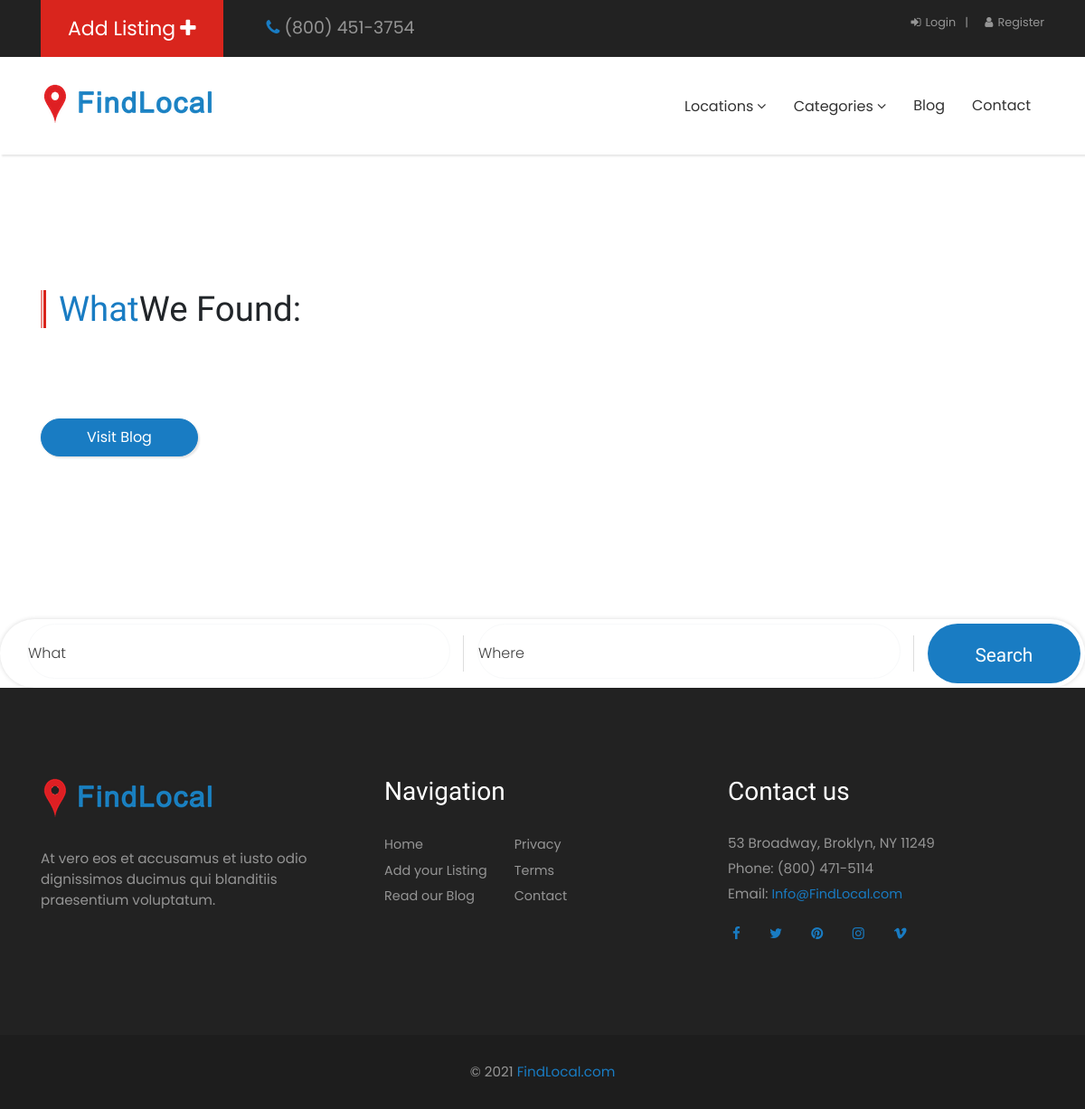
/search/, run on an earlier commit of the app's database.
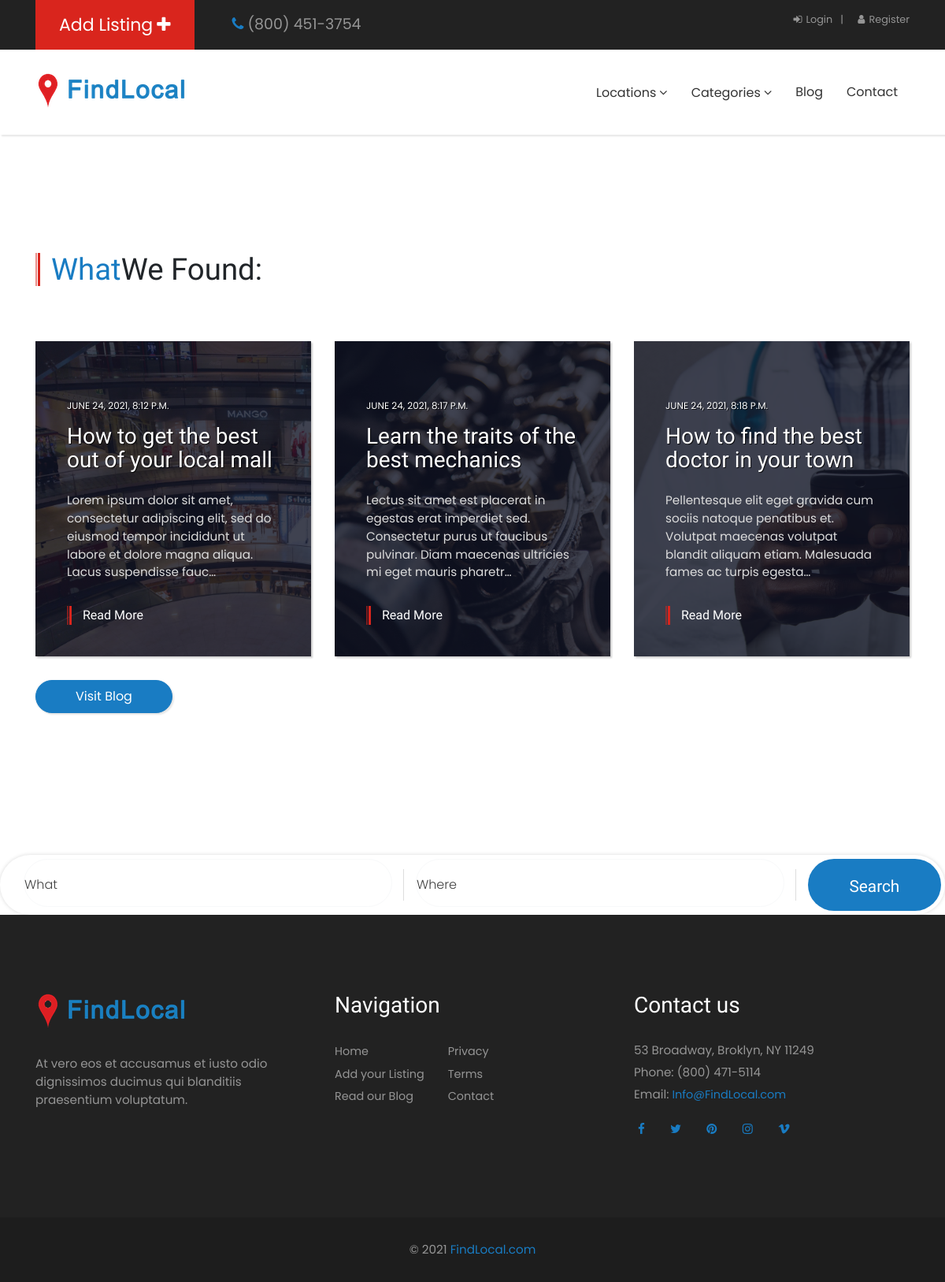
And on a later commit of the database.
### theapp/models.py (models this page shows, shortened)
class Post(models.Model):
    title = models.CharField(max_length=100)
    overview = models.TextField()
    timestamp = models.DateTimeField(auto_now_add=True)
    content = RichTextField(default=False)
    author = models.ForeignKey(Author, on_delete=models.CASCADE)
    thumbnail = models.ImageField()
    categories = models.ManyToManyField(Category)
    featured = models.BooleanField()
    previous_post = models.ForeignKey(
        'self', related_name='previous', on_delete=models.SET_NULL, blank=True, null=True)
    next_post = models.ForeignKey(
        'self', related_name='next', on_delete=models.SET_NULL, blank=True, null=True)

### theapp/views.py (the view)
# urls.py: path('search/', search, name='search'),
def search(request):
    queryset = Post.objects.all()
    query = request.GET.get('q')
    if query:
        queryset = queryset.filter(
            Q(title__icontains=query) |
            Q(overview__icontains=query)
        ).distinct()
    nav_categories = BusinessCategory.objects.all()
    nav_locations = BusinessLocation.objects.all()
    context = {
        'queryset': queryset,
        'nav_locations':nav_locations,
        'nav_categories':nav_categories,
    }
    return render(request, 'theapp/search_results.html', context)

### theapp/templates/theapp/search_results.html (shortened to what this page needs)
{% extends 'theapp/base.html' %}
{% load static %}
{% block content %}
<section class="blog">
    <div class="container">
      <header>
        <h2 class="has-lines"><span class="text-primary">What</span>We Found:</h2>
      </header>
      <div class="row">
        {% for post in queryset %}
        <div class="col-lg-4">
          <div class="post">
            <div class="image"><img src="{{ post.thumbnail.url }}" alt="..."></div>
            <div class="info d-flex align-items-end">
              <div class="content">
                <div class="post-meta">{{ post.timestamp }}</div><a href="{% url 'post-detail' post.pk %}">
                  <h3>{{ post.title }}</h3></a>
                <p>{{ post.overview|linebreaks|truncatechars:'150' }}</p><a href="{% url 'post-detail' post.pk %}" class="has-lines read-more">Read More</a>
              </div>
            </div>
          </div>
        </div>
        {% endfor %}
      </div><a href="{% url 'post-list' %}" class="visit-blog btn btn-primary has-shadow has-wide-padding">Visit Blog</a>
    </div>
  </section>
  <div class="search-bar">
    <form action="{% url 'location-search' %}" method="POST">
      <div class="row">
        <div class="form-group col-lg-5">
        </div>
        <div class="form-group col-lg-5">
        </div>
        <div class="form-group col-lg-2">
          <input type="submit" value="Search" class="submit">
        </div>
      </div>
    </form>
  </div>
{% endblock %}

What changed in the data, as far as the page shows it:
added Post: thumbnail (picture), timestamp "JUNE 24, 2021, 8:12 P.M.", title "How to get the best out of your local mall", overview "Lorem ipsum dolor sit amet, consectetur adipiscing elit, sed do eiusmod tempor incididunt ut labore et dolore magna aliqua. Lacus suspendisse fauc…"
added Post: thumbnail (picture), timestamp "JUNE 24, 2021, 8:17 P.M.", title "Learn the traits of the best mechanics", overview "Lectus sit amet est placerat in egestas erat imperdiet sed. Consectetur purus ut faucibus pulvinar. Diam maecenas ultricies mi eget mauris pharetr…"
added Post: thumbnail (picture), timestamp "JUNE 24, 2021, 8:18 P.M.", title "How to find the best doctor in your town", overview "Pellentesque elit eget gravida cum sociis natoque penatibus et. Volutpat maecenas volutpat blandit aliquam etiam. Malesuada fames ac turpis egesta…"
